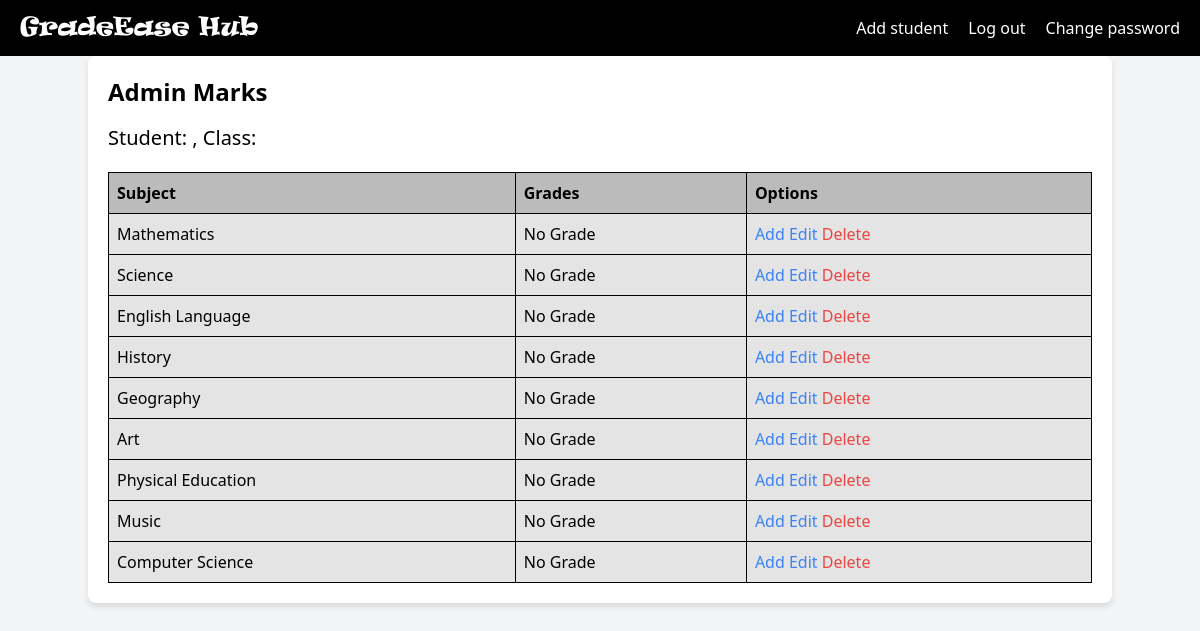
Screenshot of /pages/admin_marks.php with the database file from the repository.
### tables this page shows
CREATE TABLE `subjects` (
  `subject_id` int(11) NOT NULL,
  `subject_name` varchar(100) NOT NULL
);

### pages/admin_marks.php (the view, shortened to what this page needs)
<?php
include_once "../scripts/connect.php";
$user_id = $_GET['student_id'];
$sql_student = "
    SELECT users.name, users.surname, students.class
    FROM users
    INNER JOIN students ON users.user_id = students.user_id
    WHERE users.user_id = :user_id
";
$stmt_student = $conn->prepare($sql_student);
$stmt_student->bindParam(':user_id', $user_id, PDO::PARAM_INT);
$stmt_student->execute();
$student = $stmt_student->fetch(PDO::FETCH_ASSOC);
$sql_grades = "
    SELECT subjects.subject_id, subjects.subject_name, GROUP_CONCAT(COALESCE(grades.grade_value, 'No Grade') ORDER BY grades.date_of_issuance DESC SEPARATOR ', ') AS grades_list
    FROM subjects
    LEFT JOIN grades ON subjects.subject_id = grades.subject_id AND grades.student_id = (
        SELECT student_id FROM students WHERE user_id = :user_id
    )
    GROUP BY subjects.subject_id, subjects.subject_name
";
$stmt_grades = $conn->prepare($sql_grades);
$stmt_grades->bindParam(':user_id', $user_id, PDO::PARAM_INT);
$stmt_grades->execute();
$grades = $stmt_grades->fetchAll(PDO::FETCH_ASSOC);
?>
<!DOCTYPE html>
<html lang="en">
<head>
    <link href="https://cdn.jsdelivr.net/npm/tailwindcss@2.2.19/dist/tailwind.min.css" rel="stylesheet">
    <link rel="stylesheet" href="../css/student.css">
</head>
<body>
    <div class="navbar">
    <div class="navbar-brand">
            <a href="admin.php" class="text-white">GradeEase Hub</a>
        </div>
        <div class="navbar-links">
            <a href="addstudent.php">Add student</a>
            <a href="../scripts/logout.php">Log out</a>
            <a href="change_passw.php">Change password</a>
        </div>
    </div>
    <div class="container mx-auto p-4">
        <h1 class="text-2xl font-bold mb-4">Admin Marks</h1>
        <div>
            <h2 class="text-xl mb-2">Student: <?php echo htmlspecialchars($student['name'] . ' ' . $student['surname']); ?>, Class: <?php echo htmlspecialchars($student['class']); ?></h2>
            <table class="table-auto w-full">
                <thead>
                    <tr>
                        <th class="px-4 py-2">Subject</th>
                        <th class="px-4 py-2">Grades</th>
                        <th class="px-4 py-2">Options</th>
                    </tr>
                </thead>
                <tbody>
                    <?php foreach ($grades as $grade) { ?>
                        <tr>
                            <td class="border px-4 py-2"><?php echo htmlspecialchars($grade['subject_name']); ?></td>
                            <td class="border px-4 py-2"><?php echo htmlspecialchars($grade['grades_list']); ?></td>
                            <td class="border px-4 py-2">
                                <a href="add_mark.php?student_id=<?php echo $user_id; ?>&subject_id=<?php echo $grade['subject_id']; ?>" class="text-blue-500 hover:underline">Add</a>
                                <a href="edit_mark.php?student_id=<?php echo $user_id; ?>&subject_id=<?php echo $grade['subject_id']; ?>" class="text-blue-500 hover:underline">Edit</a>
                                <a href="delete_mark.php?student_id=<?php echo $user_id; ?>&subject_id=<?php echo $grade['subject_id']; ?>" class="text-red-500 hover:underline">Delete</a>
                            </td>
                        </tr>
                    <?php } ?>
                </tbody>
            </table>
        </div>
    </div>
</body>
</html>

### css/student.css (style rules this page uses)
body { background-color: #f3f4f6; }
.container { background-color: #ffffff; padding: 20px; border-radius: 8px; box-shadow: 0 4px 6px rgba(0, 0, 0, 0.1); }
.table-auto { width: 100%; border-collapse: collapse; margin-top: 20px; }
.table-auto th, .table-auto td { border: 1px solid #000000; padding: 8px; text-align: left; background-color: #e4e4e4; }
.table-auto th { background-color: #bbbbbb; font-weight: bold; }
.navbar { background-color: #000000; color: #ffffff; padding: 10px 20px; display: flex; justify-content: space-between; align-items: center; }
.navbar-brand { font-family: 'Ravie', sans-serif; font-size: 1.5rem; font-weight:lighter; }
.navbar-links { display: flex; gap: 20px; }
.navbar-links a { color: #ffffff; text-decoration: none; font-size: 1rem; }

### rows the page displays
subjects: subject_name "Mathematics", grades_list "No Grade"
subjects: subject_name "Science", grades_list "No Grade"
subjects: subject_name "English Language", grades_list "No Grade"
subjects: subject_name "History", grades_list "No Grade"
subjects: subject_name "Geography", grades_list "No Grade"
subjects: subject_name "Art", grades_list "No Grade"
subjects: subject_name "Physical Education", grades_list "No Grade"
subjects: subject_name "Music", grades_list "No Grade"
subjects: subject_name "Computer Science", grades_list "No Grade"
